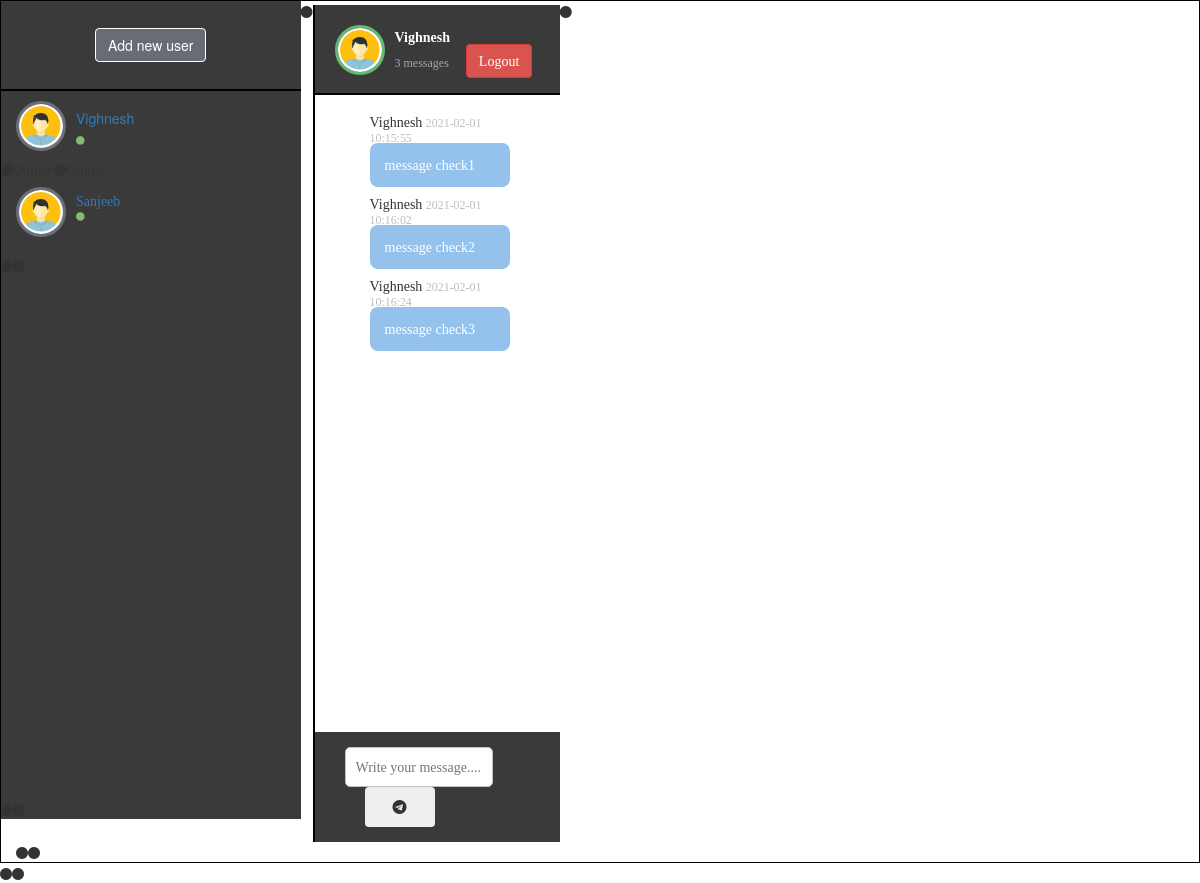
The app's page /home.php?user_name=Vighnesh (signed in) with its own data.
### tables this page shows
CREATE TABLE `users` (
  `user_id` int(11) NOT NULL,
  `user_name` varchar(100) NOT NULL,
  `user_pass` varchar(100) NOT NULL,
  `user_email` varchar(100) NOT NULL,
  `user_profile` varchar(255) NOT NULL,
  `user_country` text NOT NULL,
  `user_gender` text NOT NULL,
  `forgotten_answer` varchar(100) NOT NULL,
  `log_in` varchar(7) NOT NULL
);

CREATE TABLE `users_chat` (
  `msg_id` int(11) NOT NULL,
  `sender_username` varchar(100) NOT NULL,
  `receiver_username` varchar(100) NOT NULL,
  `msg_content` varchar(255) NOT NULL,
  `msg_status` text NOT NULL,
  `msg_date` timestamp NOT NULL DEFAULT current_timestamp()
);

### home.php (the view, shortened to what this page needs)
<!DOCTYPE html>
<?php
    if(!isset($_SESSION['user_email'])){
        header("location: signin.php");
    }
    else {
?>
<html lang="en">
<head>
    <link href="https://maxcdn.bootstrapcdn.com/bootstrap/3.3.7/css/bootstrap.min.css" rel="stylesheet">
    <link href="css/home.css" rel="stylesheet" type="text/css">
    <link rel="stylesheet" type="text/css" href="https://maxcdn.bootstrapcdn.com/font-awesome/4.7.0/css/font-awesome.min.css">
</head>
<body>
    <div class="container main-section">
        <div class="row">
            <div class="col-md-3 col-sm-3 col-xs-12 left-sidebar">
                <div class="input-group searchbox">
                    <div class="input-group-btn">
                        <center>
                            <a href="include/find_friends.php">
                                <button class="btn btn-default search-icon" name="search_user" type="submit">
                                Add new user
                                </button>
                            </a>
                        </center>
                    </div>
                </div>
                <div class="left-chat">
                    <ul>
                        <?php
                            include("include/get_users_data.php");
                        ?>
                    </ul>
                </div>
            </div>
            <div class="col-md-9 col-sm-9 col-xs-12 right-sidebar">
                <div class="row">
                    <?php
                        $user = $_SESSION['user_email'];
                        $get_user = "select * from users where user_email='$user'";
                        $run_user = mysqli_query($con, $get_user);
                        $row = mysqli_fetch_array($run_user);
                        $user_name = $row['user_name'];
                    ?>
                    <?php
                        if(isset($_GET['user_name'])){
                            global $con;
                            $get_username = $_GET['user_name'];
                            $get_user = "select * from users where user_name = '$get_username'";
                            $run_user = mysqli_query($con, $get_user);
                            $row_user = mysqli_fetch_array($run_user);
                            $username = $row_user['user_name'];
                        }
                        $total_messages = "select * from users_chat where (sender_username='$user_name' AND receiver_username='$username') OR (receiver_username='$user_name' AND sender_username='$username')";
                        $run_messages = mysqli_query($con, $total_messages);
                        $total = mysqli_num_rows($run_messages);
                    ?>
                    <div class="col-md-12 right-header">
                        <div class="right-header-img">
                            <img alt="#" src=<?php echo"$user_profile"; ?>>
                        </div>
                        <div class="right-header-detail">
                            <form method="POST">
                                <p><?php echo "$username"; ?></p>
                                <span><?php echo $total; ?>
                                    messages
                                </span> &nbsp &nbsp
                                <button name="logout" class="btn btn-danger">
                                    Logout
                                </button>
                            </form>
                        </div>
                    </div>
                </div>
                <div class="row">
                    <div id="scrolling_to_bottom" class="col-md-12 right-header-contentChat">
                        <?php
                            $sel_msg = "select * from users_chat where (sender_username='$user_name' AND receiver_username='$username') OR (receiver_username='$user_name' AND sender_username='$username') ORDER by 1 ASC";
                            $run_msg = mysqli_query($con, $sel_msg);
                            while ($row = mysqli_fetch_array($run_msg)){
                                $sender_username = $row['sender_username'];
                                $receiver_username = $row['receiver_username'];
                                $msg_content = $row['msg_content'];
                                $msg_date = $row['msg_date'];
                        ?>
                        <ul>
                            <?php
                                if($user_name == $sender_username && $username == $receiver_username)
                                {
                                    echo "
                                        <li>
                                            <div class='rightside-right-chat'>
                                                <span>
                                                    $username <small>$msg_date</small>
                                                </span> <br><br>
                                                <p>$msg_content</p>
                                            </div>
                                        </li>
                                    ";
                                }
                            ?>
                        </ul>
                        <?php
                            }
                        ?>
                    </div>
                </div>
                <div class="row">
                    <div class="col-md-12 right-chat-textbox">
                        <form method="POST">
                            <input type="text" name="msg_content" autocomplete="off" placeholder="Write your message....">
                            <button class="btn" name="submit">
                                <i class="fa fa-telegram" aria-hidden="true"></i>
                            </button>
                        </form>
                    </div>
                </div>
            </div>
        </div>
    </div>
</body>
</html>
<?php } ?>

### include/get_users_data.php (shortened to what this page needs)
<?php
$con = mysqli_connect("localhost", "root", "", "chatproject");
    $user = "select * from users";
    $run_user = mysqli_query($con, $user);
    while ($row_user = mysqli_fetch_array($run_user))
    {
        $user_name = $row_user['user_name'];
        $user_profile = $row_user['user_profile'];
        $login = $row_user['log_in'];
        echo"
            <li>
                <div class = 'chat-left-img'>
                    <img src='$user_profile'>
                </div>
                <div class = 'chat-left-detail'>
                    <p>
                    <a href='home.php?user_name=$user_name'>$user_name</a>
                    </p>";
                if($login == 'Online'){
                    echo"<span><i class='fa fa-circle' aria-hidden='true'></li>Online</span>";
                }
                else{
                    echo"<span><i class='fa fa-circle-o' aria-hidden='true'></li>Offline</span>";
                }
    }
?>

### css/home.css (style rules this page uses)
.main-section { border: 1px solid #000; width: 100%; }
.left-sidebar { background-color: #3a3a3a; padding: 0px; }
.searchbox { width: 100%; padding: 27px 10px; border-bottom: 2px solid #000; }
.form-control, .search-icon, .search-icon:hover { background-color: #6a6c75; border: 1px solid #fff; color: #fff; box-shadow: none !important; }
.chat-left-img, .chat-left-detail { float: left; }
.left-chat { overflow-y: scroll; }
.left-chat ul { overflow: hidden; padding: 0px; }
.left-chat ul li { list-style: none; width: 100%; float: left; margin: 10px 0px 8px 15px; }
.chat-left-img img { width: 50px; height: 50px; border-radius: 50%; text-align: left; float: fixed; border: 3px solid #6b6f79; }
.chat-left-detail { margin-left: 10px; }
.chat-left-detail p { margin: 0px; color: #fff; padding: 7px 0px 0px; }
.chat-left-detail span { color: #b8bb71; }
.chat-left-detail span i { color: #86bb71; font-size: 10px; }
.right-sidebar { border-left: 2px solid #000; }
.right-header { border-bottom: 2px solid #000; margin: 0px; padding: 0px; }
.right-header-img img { width: 50px; height: 50px; float: left; border-radius: 50%; border: 3px solid#61bc71; margin-right: 10px; }
.right-header { padding: 20px; height: 90px; background-color: #3a3a3a; }
.right-header-detail p { margin: 0px; color: #fff; font-weight: bold; padding-top: 5px; }
.right-header-detail span { color: #9fa5af; font-size: 12px; }
.rightside-left-chat, .rightside-right-chat { float: left; width: 80%; position: relative; }
.rightside-right-chat { float: right; margin-right: 35px; }
.right-header-contentChat { overflow-y: scroll; background-color: #ffffff; position: relative; }
.right-header-contentChat ul li { list-style: none; margin-top: 20px; }
.right-header-contentChat .rightside-left-chat p, .right-header-contentChat .rightside-right-chat p { background-color: #86bb71; padding: 15px; border-radius: 8px; color: #fff; }
.right-header-contentChat .rightside-right-chat p { background-color: #94c2ed; }
.right-chat-textbox { padding: 15px 30px; width: 100%; background-color: #3a3a3a; }
.right-chat-textbox input { width: 80%; height: 40px; border: 2px solid #3d85ca; border-radius: 5px; padding: 0px 10px; border: 1px solid #c1c1c1; }
.right-chat-textbox button { height: 40px; width: 70px; margin-left: 20px; }
.rightside-right-chat span { float: right; }
.rightside-right-chat span small, .rightside-left-chat span small { color: #bdbdc2; }
.rightside-right-chat:before { content: " "; position: absolute; top: 14px; right: 15px; bottom: 150px; border: 15px solid transparent; border-bottom-color: #94c2ed; }

### records on screen
users: user_profile (picture), user_name "Vighnesh", log_in "Online" (drawn)
users: user_profile (picture), user_name "Sanjeeb", log_in "Online" (drawn)
users_chat: msg_date "2021-02-01 10:15:55", msg_content "message check1"
users_chat: msg_date "2021-02-01 10:16:02", msg_content "message check2"
users_chat: msg_date "2021-02-01 10:16:24", msg_content "message check3"

### other values on screen
$total "3"
